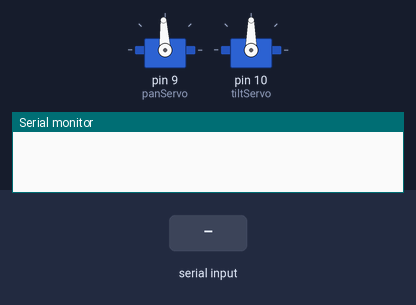
Simulated run of this sketch. Board: Arduino Uno, built with avr-gcc and run on an emulated ATmega328P. Parts: 2 × servo, the last lines printed to the serial monitor. The inputs (shaded band) are chosen by the test bench.

Above: at 1.2 s.
1.3 s: "l" received over Serial
At 2.5 s:
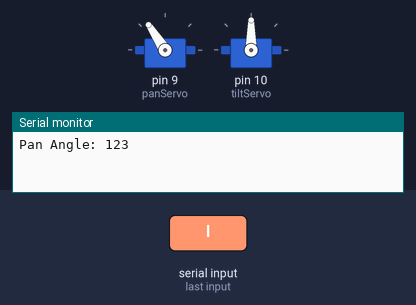
2.8 s: "u" received over Serial
At 3.6 s:
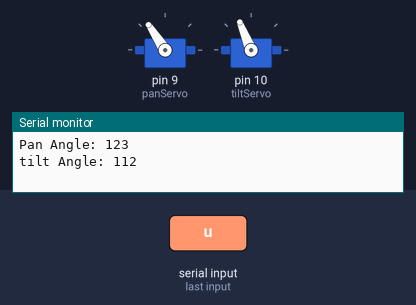
4.3 s: "r" received over Serial
At 4.8 s:
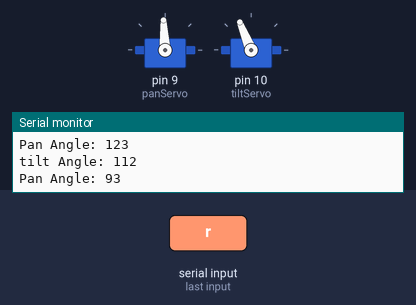
5.8 s: "r" received over Serial
At 7.0 s:
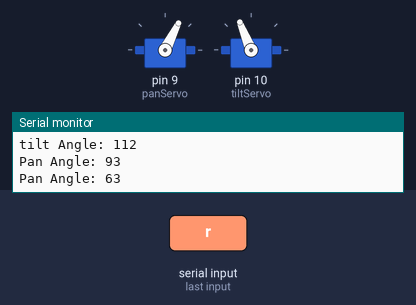
7.3 s: "d" received over Serial
At 8.3 s:
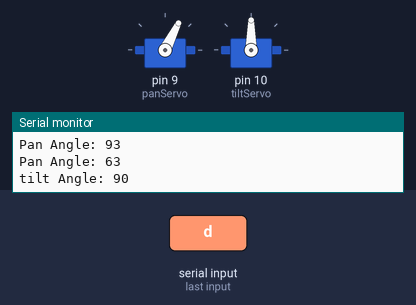
8.8 s: "d" received over Serial
At 9.4 s:
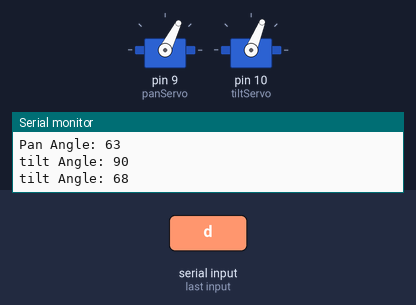
Timing chart, 0 to 11.3 s (numbered marks = the images above; inputs shaded):
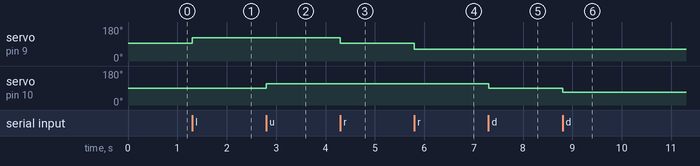

Measured:
- after the input at 1.3 s, servo on pin 9 (panServo): 93° → 123° at once
- after the input at 2.8 s, servo on pin 10 (tiltServo): 90° → 112° at once
- after the input at 4.3 s, servo on pin 9 (panServo): 123° → 93° at once
- after the input at 5.8 s, servo on pin 9 (panServo): 93° → 63° at once
- after the input at 7.3 s, servo on pin 10 (tiltServo): 112° → 90° at once
- after the input at 8.8 s, servo on pin 10 (tiltServo): 90° → 68° at once

The sketch:

sketch_may7b.ino
```cpp
#include <Servo.h>

Servo panServo;
Servo tiltServo;

int panAngle = 93;  // 초기 각도
int tiltAngle = 90;  // 초기 각도

void setup() {
  Serial.begin(9600);
  panServo.attach(9);
  tiltServo.attach(10);
  panServo.write(panAngle);  // 초기 각도로 설정
  tiltServo.write(tiltAngle);  // 초기 각도로 설정
}

void loop() {
  if (Serial.available() > 0) {
    char input = Serial.read();
    if (input == 'l') {
      // 왼쪽으로 이동
      panAngle = max(0, panAngle + 30);  // 최소 각도는 0도
      panServo.write(panAngle);
      int servoAngle_p = panServo.read();  // 서보모터의 현재 각도 읽기
      Serial.print("Pan Angle: ");
      Serial.println(servoAngle_p);
      delay(100);
    } else if (input == 'r') {
      // 오른쪽으로 이동
      panAngle = min(180, panAngle - 30);  // 최대 각도는 180도
      panServo.write(panAngle);
      int servoAngle_p = panServo.read();  // 서보모터의 현재 각도 읽기
      Serial.print("Pan Angle: ");
      Serial.println(servoAngle_p);
      delay(100);
    }
    else if (input == 'u') {
      // 위로 이동
      tiltAngle = max(0, tiltAngle + 22);  // 최소 각도는 0도
      tiltServo.write(tiltAngle);
      int servoAngle_t = tiltServo.read();  // 서보모터의 현재 각도 읽기
      Serial.print("tilt Angle: ");
      Serial.println(servoAngle_t);
      delay(100);
    }
    else if (input == 'd') {
        //  아래로 이동
      tiltAngle = min(180, tiltAngle - 22);  // 최대 각도는 180도
      tiltServo.write(tiltAngle);
      int servoAngle_t = tiltServo.read();  // 서보모터의 현재 각도 읽기
      Serial.print("tilt Angle: ");
      Serial.println(servoAngle_t);
      delay(100);

    }
  }
}
```
